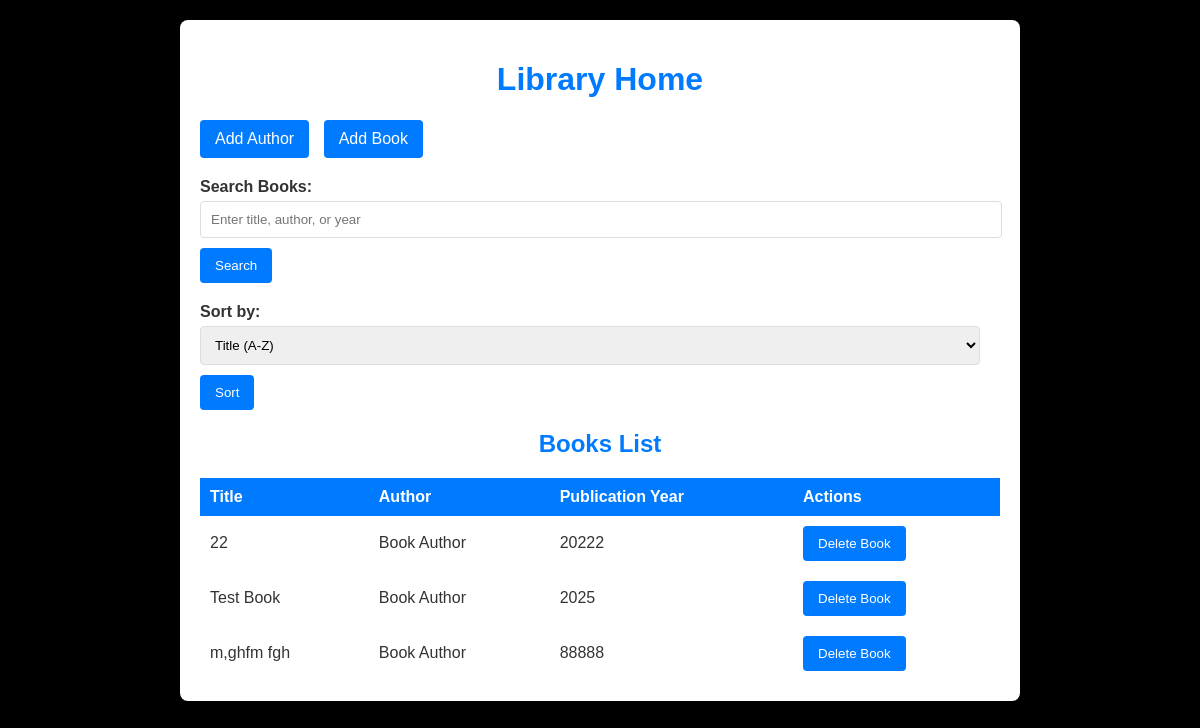
The page / on the database its author committed.
### data_models.py (models this page shows, shortened)
class Book(db.Model):
    __tablename__ = 'books'  # Optional: Specify the table name explicitly
    id = db.Column(db.Integer, primary_key=True, autoincrement=True)  # Auto-incrementing PK
    isbn = db.Column(db.String(13), unique=True, nullable=False)  # ISBN number (required, unique)
    title = db.Column(db.String(200), nullable=False)  # Title of the book (required)
    publication_year = db.Column(db.Integer, nullable=False)  # Publication year (required)
    author_id = db.Column(db.Integer, db.ForeignKey('authors.id'), nullable=False)  # Foreign Key to Author
    author = db.relationship('Author', backref='books')  # Establish relationship with Author

class Author(db.Model):
    __tablename__ = 'authors'  # Optional: Specify the table name explicitly
    id = db.Column(db.Integer, primary_key=True, autoincrement=True)  # Auto-incrementing PK
    name = db.Column(db.String(100), nullable=False)  # Name of the author
    birth_date = db.Column(db.Date, nullable=True)  # Birth date (optional)
    date_of_death = db.Column(db.Date, nullable=True)  # Date of death (optional)

### app.py (the view)
@app.route('/')
def home():
    keyword = request.args.get('keyword', '').strip()
    sort_by = request.args.get('sort_by', 'title_asc')
    query = Book.query
    if keyword:
        query = query.join(Author).filter(
            (Book.title.ilike(f"%{keyword}%")) |
            (Author.name.ilike(f"%{keyword}%")) |
            (Book.publication_year.ilike(f"%{keyword}%"))
        )
    if sort_by == 'title_asc':
        query = query.order_by(Book.title.asc())
    elif sort_by == 'title_desc':
        query = query.order_by(Book.title.desc())
    elif sort_by == 'author_asc':
        query = query.join(Author).order_by(Author.name.asc())
    elif sort_by == 'author_desc':
        query = query.join(Author).order_by(Author.name.desc())
    elif sort_by == 'year_asc':
        query = query.order_by(Book.publication_year.asc())
    elif sort_by == 'year_desc':
        query = query.order_by(Book.publication_year.desc())
    books = query.all()
    if keyword and not books:
        flash(f"No books found matching '{keyword}'.", "info")
    return render_template('home.html', books=books)

### templates/home.html (shortened to what this page needs)
<!DOCTYPE html>
<html lang="en">
<head>
   <link rel="stylesheet" href="/static/styles.css">
</head>
<body>
<div class="container">
   <h1>Library Home</h1>
   <div class="actions">
      <a href="/add_author" class="button">Add Author</a>
      <a href="/add_book" class="button">Add Book</a>
   </div>
   <form method="GET" action="/" class="search-form">
      <label for="keyword">Search Books:</label>
      <input type="text" name="keyword" id="keyword" placeholder="Enter title, author, or year">
      <button type="submit">Search</button>
   </form>
   <form method="GET" action="/">
      <label for="sort_by">Sort by:</label>
      <select name="sort_by" id="sort_by">
         <option value="title_asc">Title (A-Z)</option>
      </select>
      <button type="submit">Sort</button>
   </form>
   <h2>Books List</h2>
   {% if books %}
      <table>
         <thead>
            <tr>
               <th>Title</th>
               <th>Author</th>
               <th>Publication Year</th>
               <th>Actions</th>
            </tr>
         </thead>
         <tbody>
            {% for book in books %}
            <tr>
               <td>{{ book.title }}</td>
               <td>{{ book.author.name }}</td>
               <td>{{ book.publication_year }}</td>
               <td>
                  <form method="POST" action="{{ url_for('delete_book', book_id=book.id) }}" style="display:inline;">
                     <button type="submit" onclick="return confirm('Are you sure you want to delete this book?');">
                        Delete Book
                     </button>
                  </form>
               </td>
            </tr>
            {% endfor %}
         </tbody>
      </table>
   {% else %}
      <p>No books found in the library. Add some books!</p>
   {% endif %}
</div>
</body>
</html>

### static/styles.css (style rules this page uses)
body { font-family: 'Arial', 'Helvetica', sans-serif; margin: 0; padding: 0; background-color: #000000; color: #333; }
.container { max-width: 800px; margin: 20px auto; padding: 20px; background-color: #ffffff; border-radius: 8px; box-shadow: 0 2px 5px rgba(0, 0, 0, 0.1); }
h1, h2, h3 { font-family: 'Verdana', 'Geneva', sans-serif; color: #007BFF; text-align: center; }
form { margin-bottom: 20px; }
form label { display: block; font-weight: bold; margin-bottom: 5px; }
input[type="text"], input[type="date"], select { width: calc(100% - 20px); padding: 10px; margin-bottom: 10px; border: 1px solid #ddd; border-radius: 4px; }
button { padding: 10px 15px; background-color: #007BFF; color: white; border: none; border-radius: 4px; cursor: pointer; }
table { width: 100%; border-collapse: collapse; }
th, td { padding: 10px; text-align: left; }
th { background-color: #007BFF; color: white; }
tr { background-color: #ffffff; }
a { color: #007BFF; text-decoration: none; }
.actions { margin-bottom: 20px; }
.actions a { display: inline-block; padding: 10px 15px; margin-right: 10px; background-color: #007BFF; color: white; text-decoration: none; border-radius: 4px; }

### rows shown on the page
Book: title "22", author.name "Book Author", publication_year "20222"
Book: title "Test Book", author.name "Book Author", publication_year "2025"
Book: title "m,ghfm fgh", author.name "Book Author", publication_year "88888"
